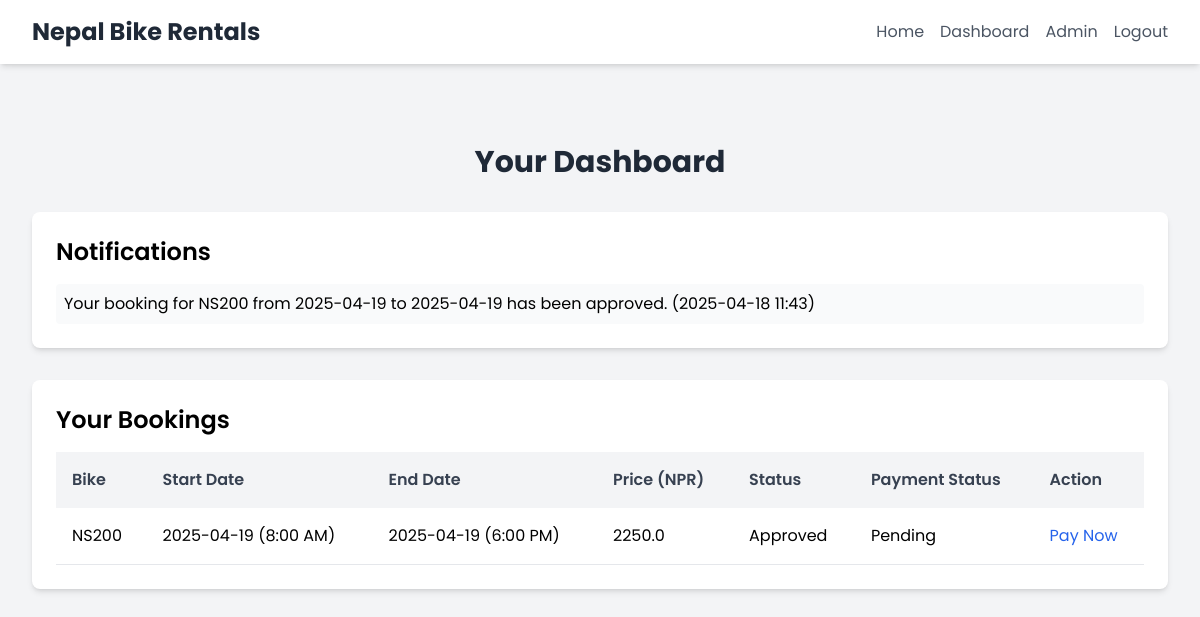
Page /dashboard (signed in) on the committed database.
### app/models.py (models this page shows)
class Notification(db.Model):
    id = db.Column(db.Integer, primary_key=True)
    user_id = db.Column(db.Integer, db.ForeignKey('user.id'), nullable=False)
    message = db.Column(db.String(200), nullable=False)
    created_at = db.Column(db.DateTime, default=datetime.utcnow)
    is_read = db.Column(db.Boolean, default=False)

class Booking(db.Model):
    id = db.Column(db.Integer, primary_key=True)
    user_id = db.Column(db.Integer, db.ForeignKey('user.id'), nullable=False)
    bike_id = db.Column(db.Integer, db.ForeignKey('bike.id'), nullable=False)
    start_date = db.Column(db.Date, nullable=False)
    end_date = db.Column(db.Date, nullable=False)
    name = db.Column(db.String(100), nullable=False)
    address = db.Column(db.String(200), nullable=False)
    contact = db.Column(db.String(20), nullable=False)
    document_path = db.Column(db.String(200), nullable=False)
    status = db.Column(db.String(20), default='Pending')
    payment_status = db.Column(db.String(20), default='Pending')
    total_price = db.Column(db.Float, nullable=False)
    transaction_uuid = db.Column(db.String(50))

class Bike(db.Model):
    id = db.Column(db.Integer, primary_key=True)
    name = db.Column(db.String(100), nullable=False)
    brand = db.Column(db.String(50), nullable=False)
    daily_rate = db.Column(db.Float, nullable=False)
    image_url = db.Column(db.String(200))
    bookings = db.relationship('Booking', backref='bike', lazy=True)

### app/routes.py (the view)
@routes.route('/dashboard')
@login_required
def dashboard():
    bookings = Booking.query.filter_by(user_id=current_user.id).all()
    notifications = Notification.query.filter_by(user_id=current_user.id, is_read=False).order_by(Notification.created_at.desc()).all()
    return render_template('dashboard.html', bookings=bookings, notifications=notifications)

### app/__init__.py (called while the page is built)
@login_manager.user_loader
def load_user(user_id):
    return models.User.query.get(int(user_id))

### app/templates/dashboard.html (shortened to what this page needs)
{% extends 'base.html' %}
{% block content %}
  <section class="py-16">
    <div class="max-w-7xl mx-auto px-4 sm:px-6 lg:px-8">
      <h2 class="text-3xl font-bold text-gray-800 mb-8 text-center">Your Dashboard</h2>
      {% if notifications %}
        <div class="bg-white rounded-lg shadow-md p-6 mb-8">
          <h3 class="text-2xl font-semibold mb-4">Notifications</h3>
          <ul class="space-y-2">
            {% for notification in notifications %}
              <li class="p-2 bg-gray-50 rounded">{{ notification.message }} ({{ notification.created_at.strftime('%Y-%m-%d %H:%M') }})</li>
            {% endfor %}
          </ul>
        </div>
      {% endif %}
      <div class="bg-white rounded-lg shadow-md p-6">
        <h3 class="text-2xl font-semibold mb-4">Your Bookings</h3>
        {% if bookings %}
          <div class="overflow-x-auto">
            <table class="w-full text-left border-collapse">
              <thead>
                <tr class="bg-gray-100">
                  <th class="p-4 text-gray-700 font-semibold">Bike</th>
                  <th class="p-4 text-gray-700 font-semibold">Start Date</th>
                  <th class="p-4 text-gray-700 font-semibold">End Date</th>
                  <th class="p-4 text-gray-700 font-semibold">Price (NPR)</th>
                  <th class="p-4 text-gray-700 font-semibold">Status</th>
                  <th class="p-4 text-gray-700 font-semibold">Payment Status</th>
                  <th class="p-4 text-gray-700 font-semibold">Action</th>
                </tr>
              </thead>
              <tbody>
                {% for booking in bookings %}
                  <tr class="border-b hover:bg-gray-50">
                    <td class="p-4">{{ booking.bike.name if booking.bike else 'Unknown' }}</td>
                    <td class="p-4">{{ booking.start_date.strftime('%Y-%m-%d') }} (8:00 AM)</td>
                    <td class="p-4">{{ booking.end_date.strftime('%Y-%m-%d') }} (6:00 PM)</td>
                    <td class="p-4">{{ booking.total_price }}</td>
                    <td class="p-4">{{ booking.status }}</td>
                    <td class="p-4">{{ booking.payment_status }}</td>
                    <td class="p-4">
                      {% if booking.status == 'Approved' and booking.payment_status == 'Pending' %}
                        <a href="{{ url_for('routes.initiate_payment', booking_id=booking.id) }}" class="text-blue-600 hover:underline">Pay Now</a>
                      {% endif %}
                    </td>
                  </tr>
                {% endfor %}
              </tbody>
            </table>
          </div>
        {% else %}
          <p class="text-gray-600 text-center">No bookings yet.</p>
        {% endif %}
      </div>
    </div>
  </section>
{% endblock %}

### app/templates/base.html (style rules this page uses)
body { font-family: 'Poppins', sans-serif; }

### rows in the picture
Notification: message "Your booking for NS200 from 2025-04-19 to 2025-04-19 has been approved.", created_at "2025-04-18 11:43"
Booking: bike "NS200", start_date "2025-04-19", end_date "2025-04-19", total_price "2250.0", status "Approved", payment_status "Pending"
